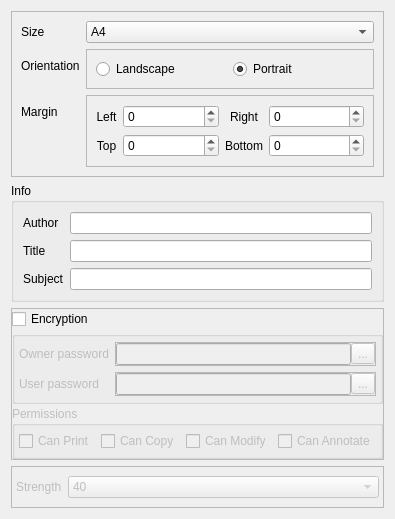
            <widget class="QWidget" name="tab_2">
             <attribute name="title">
              <string>pdf options</string>
             </attribute>
             <layout class="QVBoxLayout" name="verticalLayout_6">
              <item>
               <widget class="QFrame" name="frame_4">
                <property name="frameShape">
                 <enum>QFrame::StyledPanel</enum>
                </property>
                <property name="frameShadow">
                 <enum>QFrame::Raised</enum>
                </property>
                <layout class="QFormLayout" name="formLayout">
                 <item row="0" column="0">
                  <widget class="QLabel" name="label_14">
                   <property name="text">
                    <string>Size</string>
                   </property>
                  </widget>
                 </item>
                 <item row="0" column="1">
                  <widget class="QComboBox" name="comboBox_2">
                   <item>
                    <property name="text">
                     <string>A4</string>
                    </property>
                   </item>
                   <item>
                    <property name="text">
                     <string>Letter</string>
                    </property>
                   </item>
                   <item>
                    <property name="text">
                     <string>Legal</string>
                    </property>
                   </item>
                  </widget>
                 </item>
                 <item row="1" column="0">
                  <widget class="QLabel" name="label_15">
                   <property name="text">
                    <string>Orientation</string>
                   </property>
                   <property name="alignment">
                    <set>Qt::AlignBottom|Qt::AlignLeading|Qt::AlignLeft</set>
                   </property>
                  </widget>
                 </item>
                 <item row="1" column="1">
                  <widget class="QFrame" name="frame_7">
                   <property name="frameShape">
                    <enum>QFrame::StyledPanel</enum>
                   </property>
                   <property name="frameShadow">
                    <enum>QFrame::Raised</enum>
                   </property>
                   <layout class="QHBoxLayout" name="horizontalLayout_6">
                    <item>
                     <widget class="QRadioButton" name="radioButton_7">
                      <property name="text">
                       <string>Landscape</string>
                      </property>
                     </widget>
                    </item>
                    <item>
                     <widget class="QRadioButton" name="radioButton_8">
                      <property name="text">
                       <string>Portrait</string>
                      </property>
                      <property name="checked">
                       <bool>true</bool>
                      </property>
                     </widget>
                    </item>
                   </layout>
                  </widget>
                 </item>
                 <item row="2" column="0">
                  <widget class="QLabel" name="label_16">
                   <property name="text">
                    <string>Margin</string>
                   </property>
                   <property name="alignment">
                    <set>Qt::AlignBottom|Qt::AlignLeading|Qt::AlignLeft</set>
                   </property>
                  </widget>
                 </item>
                 <item row="2" column="1">
                  <widget class="QFrame" name="frame_8">
                   <property name="frameShape">
                    <enum>QFrame::StyledPanel</enum>
                   </property>
                   <property name="frameShadow">
                    <enum>QFrame::Raised</enum>
                   </property>
                   <layout class="QGridLayout" name="gridLayout_4" columnstretch="0,1,0,1">
                    <item row="0" column="3">
                     <widget class="QSpinBox" name="spinBox_2"/>
                    </item>
                    <item row="0" column="1">
                     <widget class="QSpinBox" name="spinBox_3"/>
                    </item>
                    <item row="0" column="0">
                     <widget class="QLabel" name="label_17">
                      <property name="text">
                       <string>Left</string>
                      </property>
                      <property name="alignment">
                       <set>Qt::AlignCenter</set>
                      </property>
                     </widget>
                    </item>
                    <item row="0" column="2">
                     <widget class="QLabel" name="label_18">
                      <property name="text">
                       <string>Right</string>
                      </property>
                      <property name="alignment">
                       <set>Qt::AlignCenter</set>
                      </property>
                     </widget>
                    </item>
                    <item row="1" column="0">
                     <widget class="QLabel" name="label_19">
                      <property name="text">
                       <string>Top</string>
                      </property>
                      <property name="alignment">
                       <set>Qt::AlignCenter</set>
                      </property>
                     </widget>
                    </item>
                    <item row="1" column="1">
                     <widget class="QSpinBox" name="spinBox_4"/>
                    </item>
                    <item row="1" column="2">
                     <widget class="QLabel" name="label_20">
                      <property name="text">
                       <string>Bottom</string>
                      </property>
                      <property name="alignment">
                       <set>Qt::AlignCenter</set>
                      </property>
                     </widget>
                    </item>
                    <item row="1" column="3">
                     <widget class="QSpinBox" name="spinBox_5"/>
                    </item>
                   </layout>
                  </widget>
                 </item>
                </layout>
               </widget>
              </item>
              <item>
               <widget class="QGroupBox" name="groupBox_5">
                <property name="title">
                 <string>Info</string>
                </property>
                <layout class="QFormLayout" name="formLayout_4">
                 <item row="0" column="0">
                  <widget class="QLabel" name="label_25">
                   <property name="text">
                    <string>Author</string>
                   </property>
                  </widget>
                 </item>
                 <item row="0" column="1">
                  <widget class="QLineEdit" name="lineEdit_5"/>
                 </item>
                 <item row="1" column="0">
                  <widget class="QLabel" name="label_26">
                   <property name="text">
                    <string>Title</string>
                   </property>
                  </widget>
                 </item>
                 <item row="1" column="1">
                  <widget class="QLineEdit" name="lineEdit_6"/>
                 </item>
                 <item row="2" column="0">
                  <widget class="QLabel" name="label_27">
                   <property name="text">
                    <string>Subject</string>
                   </property>
                  </widget>
                 </item>
                 <item row="2" column="1">
                  <widget class="QLineEdit" name="lineEdit_7"/>
                 </item>
                </layout>
               </widget>
              </item>
              <item>
               <widget class="QFrame" name="frame_9">
                <property name="frameShape">
                 <enum>QFrame::StyledPanel</enum>
                </property>
                <property name="frameShadow">
                 <enum>QFrame::Raised</enum>
                </property>
                <layout class="QVBoxLayout" name="verticalLayout_5">
                 <property name="spacing">
                  <number>2</number>
                 </property>
                 <property name="leftMargin">
                  <number>0</number>
                 </property>
                 <property name="topMargin">
                  <number>0</number>
                 </property>
                 <property name="rightMargin">
                  <number>0</number>
                 </property>
                 <property name="bottomMargin">
                  <number>0</number>
                 </property>
                 <item>
                  <widget class="QCheckBox" name="checkBox">
                   <property name="text">
                    <string>Encryption</string>
                   </property>
                  </widget>
                 </item>
                 <item>
                  <widget class="QGroupBox" name="groupBox_4">
                   <property name="enabled">
                    <bool>false</bool>
                   </property>
                   <property name="title">
                    <string/>
                   </property>
                   <layout class="QFormLayout" name="formLayout_2">
                    <property name="leftMargin">
                     <number>4</number>
                    </property>
                    <property name="topMargin">
                     <number>5</number>
                    </property>
                    <property name="rightMargin">
                     <number>4</number>
                    </property>
                    <property name="bottomMargin">
                     <number>5</number>
                    </property>
                    <item row="0" column="0">
                     <widget class="QLabel" name="label_21">
                      <property name="text">
                       <string>Owner password</string>
                      </property>
                     </widget>
                    </item>
                    <item row="0" column="1">
                     <widget class="QFrame" name="frame_10">
                      <property name="frameShape">
                       <enum>QFrame::StyledPanel</enum>
                      </property>
                      <property name="frameShadow">
                       <enum>QFrame::Raised</enum>
                      </property>
                      <layout class="QHBoxLayout" name="horizontalLayout_7">
                       <property name="spacing">
                        <number>0</number>
                       </property>
                       <property name="leftMargin">
                        <number>0</number>
                       </property>
                       <property name="topMargin">
                        <number>0</number>
                       </property>
                       <property name="rightMargin">
                        <number>0</number>
                       </property>
                       <property name="bottomMargin">
                        <number>0</number>
                       </property>
                       <item>
                        <widget class="QLineEdit" name="lineEdit_3"/>
                       </item>
                       <item>
                        <widget class="QToolButton" name="toolButton_7">
                         <property name="text">
                          <string>...</string>
                         </property>
                        </widget>
                       </item>
                      </layout>
                     </widget>
                    </item>
                    <item row="1" column="0">
                     <widget class="QLabel" name="label_22">
                      <property name="text">
                       <string>User password</string>
                      </property>
                     </widget>
                    </item>
                    <item row="1" column="1">
                     <widget class="QFrame" name="frame_11">
                      <property name="frameShape">
                       <enum>QFrame::StyledPanel</enum>
                      </property>
                      <property name="frameShadow">
                       <enum>QFrame::Raised</enum>
                      </property>
                      <layout class="QHBoxLayout" name="horizontalLayout_8">
                       <property name="spacing">
                        <number>0</number>
                       </property>
                       <property name="leftMargin">
                        <number>0</number>
                       </property>
                       <property name="topMargin">
                        <number>0</number>
                       </property>
                       <property name="rightMargin">
                        <number>0</number>
                       </property>
                       <property name="bottomMargin">
                        <number>0</number>
                       </property>
                       <item>
                        <widget class="QLineEdit" name="lineEdit_4"/>
                       </item>
                       <item>
                        <widget class="QToolButton" name="toolButton_8">
                         <property name="text">
                          <string>...</string>
                         </property>
                        </widget>
                       </item>
                      </layout>
                     </widget>
                    </item>
                   </layout>
                  </widget>
                 </item>
                 <item>
                  <widget class="QGroupBox" name="groupBox_12">
                   <property name="enabled">
                    <bool>false</bool>
                   </property>
                   <property name="title">
                    <string>Permissions</string>
                   </property>
                   <layout class="QHBoxLayout" name="horizontalLayout_9">
                    <property name="leftMargin">
                     <number>4</number>
                    </property>
                    <property name="topMargin">
                     <number>5</number>
                    </property>
                    <property name="rightMargin">
                     <number>4</number>
                    </property>
                    <property name="bottomMargin">
                     <number>5</number>
                    </property>
                    <item>
                     <widget class="QCheckBox" name="checkBox_2">
                      <property name="text">
                       <string>Can Print</string>
                      </property>
                     </widget>
                    </item>
                    <item>
                     <widget class="QCheckBox" name="checkBox_3">
                      <property name="text">
                       <string>Can Copy</string>
                      </property>
                     </widget>
                    </item>
                    <item>
                     <widget class="QCheckBox" name="checkBox_4">
                      <property name="text">
                       <string>Can Modify</string>
                      </property>
                     </widget>
                    </item>
                    <item>
                     <widget class="QCheckBox" name="checkBox_5">
                      <property name="text">
                       <string>Can Annotate</string>
                      </property>
                     </widget>
                    </item>
                   </layout>
                  </widget>
                 </item>
                </layout>
               </widget>
              </item>
              <item>
               <widget class="QFrame" name="frame_13">
                <property name="enabled">
                 <bool>false</bool>
                </property>
                <property name="frameShape">
                 <enum>QFrame::StyledPanel</enum>
                </property>
                <property name="frameShadow">
                 <enum>QFrame::Raised</enum>
                </property>
                <layout class="QFormLayout" name="formLayout_3">
                 <property name="leftMargin">
                  <number>4</number>
                 </property>
                 <property name="rightMargin">
                  <number>4</number>
                 </property>
                 <item row="0" column="0">
                  <widget class="QLabel" name="label_23">
                   <property name="text">
                    <string>Strength</string>
                   </property>
                  </widget>
                 </item>
                 <item row="0" column="1">
                  <widget class="QComboBox" name="comboBox_3">
                   <item>
                    <property name="text">
                     <string>40</string>
                    </property>
                   </item>
                   <item>
                    <property name="text">
                     <string>128</string>
                    </property>
                   </item>
                   <item>
                    <property name="text">
                     <string>256</string>
                    </property>
                   </item>
                  </widget>
                 </item>
                </layout>
               </widget>
              </item>
             </layout>
            </widget>
